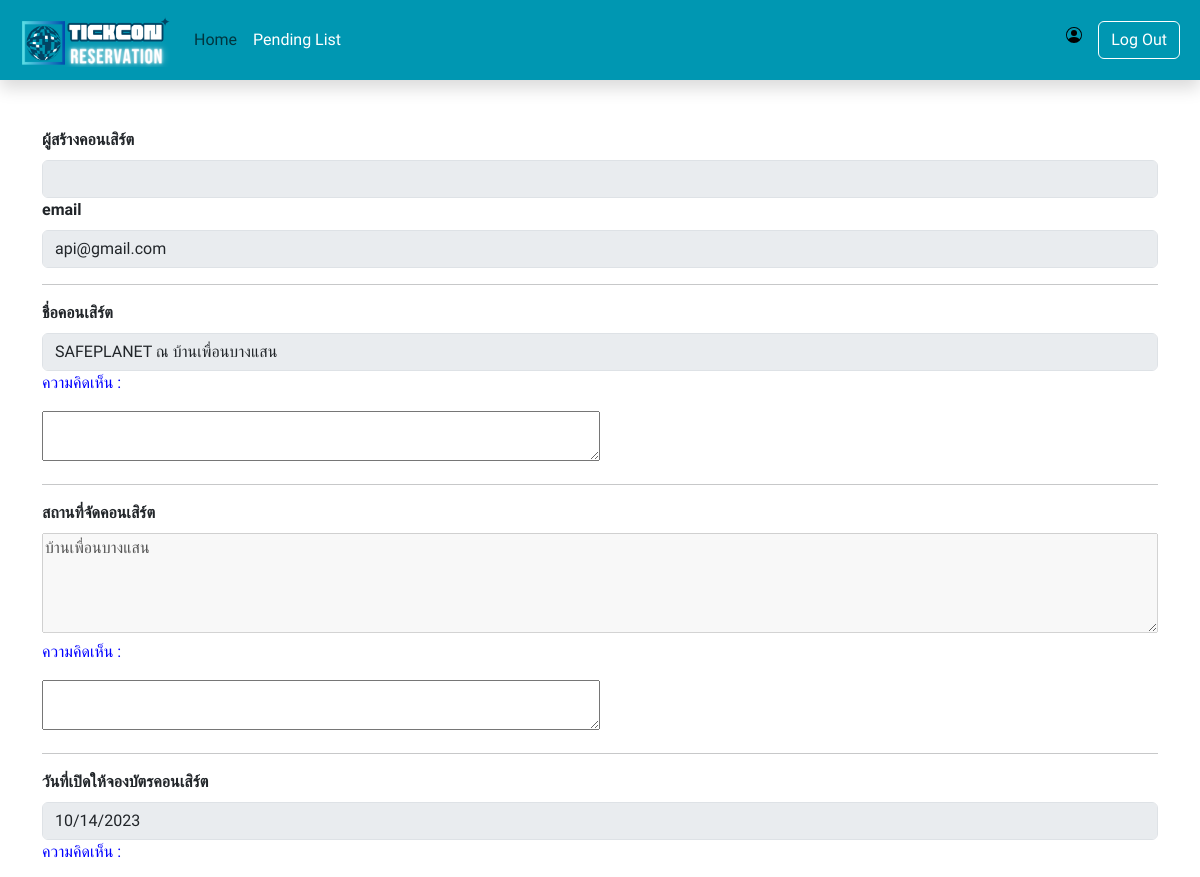
Page /all_final/each_con_check.php?concert_id=1 (upper part) on the earlier database version.
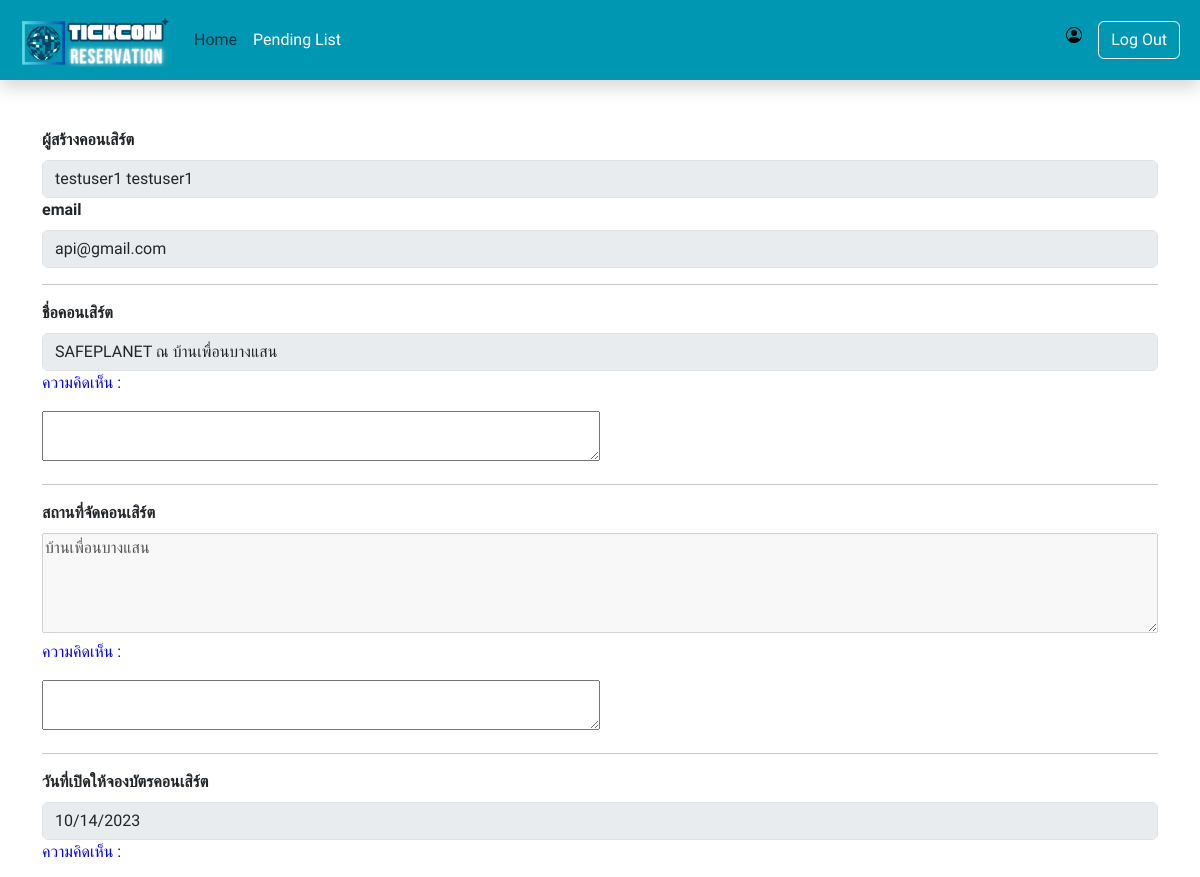
Same page on the later database version.
### tables this page shows
CREATE TABLE "member" (
	"member_id"	INTEGER NOT NULL UNIQUE,
	"email"	TEXT NOT NULL,
	"password"	TEXT NOT NULL,
	"type"	TEXT NOT NULL,
	"firstname"	TEXT,
	"lastname"	TEXT,
	PRIMARY KEY("member_id" AUTOINCREMENT)
);

CREATE TABLE "concert" (
	"concert_id"	INTEGER NOT NULL UNIQUE,
	"concert_name"	TEXT NOT NULL,
	"detail"	TEXT NOT NULL,
	"requirement"	TEXT NOT NULL,
	"status"	TEXT NOT NULL,
	"concert_img_path"	TEXT NOT NULL,
	"open_booking_date"	DATE NOT NULL,
	"show_date"	DATE NOT NULL,
	"show_time"	TEXT NOT NULL,
	"copy_id_card_img"	TEXT NOT NULL,
	"con_permission_img"	TEXT NOT NULL,
	"stage_img"	TEXT,
	"bank_name"	TEXT NOT NULL,
	"bank_code"	TEXT NOT NULL,
	"address"	TEXT NOT NULL,
	"member_id"	INTEGER NOT NULL,
	"concert_name_comment"	TEXT,
	"detail_comment"	TEXT,
	"requirement_comment"	TEXT,
	"concert_img_comment"	TEXT,
	"open_booking_date_comment"	TEXT,
	"show_date_comment"	TEXT,
	"show_time_comment"	TEXT,
	"copy_id_card_comment"	TEXT,
	"con_permission_comment"	TEXT,
	"stage_img_comment"	TEXT,
	"bank_name_comment"	TEXT,
	"bank_code_comment"	TEXT,
	"address_comment"	TEXT,
	"ticket_comment"	TEXT,
	"lo_link"	TEXT,
	PRIMARY KEY("concert_id" AUTOINCREMENT)
);

### all_final/each_con_check.php (the view, shortened to what this page needs)
<!DOCTYPE html>
<html lang="en">
<head>
    <link href="https://cdn.jsdelivr.net/npm/bootstrap@5.3.2/dist/css/bootstrap.min.css" rel="stylesheet"
>
</head>
<body>
    <nav class="navbar navbar-expand-md sticky-top shadow p-2 mb-5 " style="background-color : #0097B2">
        <div class="container-fluid">
            <a class="navbar-brand" href="index_admin.php">
                <img src="upload/logo/TICKCON.png" alt="Logo" width="150px" class="d-inline-block align-text-top">
            </a>
            <div class="collapse navbar-collapse" id="navbarSupportedContent">
                <ul class="navbar-nav me-auto mb-2 mb-lg-0 p-1 ms-0 ps-0">
                    <li class="nav-item">
                        <a class="nav-link" href="index_admin.php">Home</a>
                    </li>
                    <li class="nav-item">
                        <a class="nav-link " href="con_waiting_list.php" style="color:white;">Pending List</a>
                    </li>
                </ul>
                <div class="mb-lg-0 me-3 mt-1">
                    <p style="color:black">
                    </p>
                </div>
                <form class="d-flex mb-2 mb-lg-0" action="index_notlogin.php">
                    <button class="btn btn-outline-danger" type="submit">Log Out</button>
                </form>
            </div>
        </div>
    </nav>
    <?php
    $concert_id = $_SESSION['concert_id'];
    require_once 'config/db.php';
    $sql = <<<EOF
    SELECT * from concert
    WHERE concert_id = $concert_id;
    EOF;
    $ret = $db->query($sql);
    $row = $ret->fetchArray(SQLITE3_ASSOC);
    $member_id = $row['member_id'];
    $sql2 = <<<EOF
    SELECT * from member
    WHERE member_id = $member_id;
    EOF;
    $ret2 = $db->query($sql2);
    $row2 = $ret2->fetchArray(SQLITE3_ASSOC);
    echo '<div class="container">
        <form method="get" >
            <div class="mb-3">
                <label for="cname" class="form-label"><b>ผู้สร้างคอนเสิร์ต</b></label>
                <input type="text" class="form-control" name="cname" value = "' . $row2['firstname'] . ' ' . $row2['lastname'] . '" disabled>
                <label for="cname" class="form-label"><b>email</b></label>
                <input type="text" class="form-control" name="cname" value = "' . $row2['email'] . '" disabled><hr>
            </div>
            <div class="mb-3">
                <label for="cname" class="form-label"><b>ชื่อคอนเสิร์ต</b></label>
                <input type="text" class="form-control" name="cname" value = "' . $row['concert_name'] . '" disabled>
                <p class="comment">ความคิดเห็น :</p></p>' . '<textarea name="concert_name_comment" style="width: 50%; height: 50px;"></textarea><hr>
            </div>
            <div class="mb-3">
                <label for="address" class="form-label"><b>สถานที่จัดคอนเสิร์ต</b></label><br>
                <textarea name="address" style="width: 100%; height: 100px;" disabled>' . $row['address'] . '</textarea>
                <p class="comment">ความคิดเห็น :</p></p>' . '<textarea name="address_comment" style="width: 50%; height: 50px;"></textarea><hr>
            </div>
            <div class="mb-3">
                <label for="bdate" class="form-label"><b>วันที่เปิดให้จองบัตรคอนเสิร์ต</b></label>
                <input type="date" class="form-control" name="bdate" value = "' . $row['open_booking_date'] . '" disabled>
                <p class="comment">ความคิดเห็น :</p></p>' . '<textarea name="open_booking_date_comment" style="width: 50%; height: 50px;"></textarea><hr>
            </div>
                <input type="date" class="form-control" name="cdate" value = "' . $row['show_date'] . '" disabled>
                <p class="comment">ความคิดเห็น :</p></p>' . '<textarea name="show_date_comment" style="width: 50%; height: 50px;"></textarea><hr>
                <input type="time" class="form-control" name="ctime" value = "' . $row['show_time'] . '" disabled>
                <p class="comment">ความคิดเห็น :</p></p>' . '<textarea name="show_time_comment" style="width: 50%; height: 50px;"></textarea><hr>
                <textarea name="detail" style="width: 100%; height: 100px;" disabled>' . $row['detail'] . '</textarea>
                <p class="comment">ความคิดเห็น :</p></p>' . '<textarea name="detail_comment" style="width: 50%; height: 50px;"></textarea><hr>
                <input type="require" class="form-control" name="require" value = "' . $row['requirement'] . '" disabled>
                <p class="comment">ความคิดเห็น :</p></p>' . '<textarea name="requirement_comment" style="width: 50%; height: 50px;"></textarea><hr>
            <div class="mb-3" id="tic_type_add"><b>บัตรคอนเสิร์ต</b><br>';
    echo '<p class="comment">ความคิดเห็น :</p></p>' . '<textarea name="ticket_comment" style="width: 50%; height: 50px;"></textarea><hr></div>
            <div class="mb-3">
                <label for="poster_img" class="form-label"><b>โปสเตอร์คอนเสิร์ต</b></label><br>
                <img src="' . $row['concert_img_path'] . '" style="max-width : 40vw"><br><a href="' . $row['stage_img'] . '" >download</a><br><br>
                <p class="comment">ความคิดเห็น :</p></p>' . '<textarea name="concert_img_comment" style="width: 50%; height: 50px;"></textarea><hr>
            </div>
            <div class="mb-3">
                <label for="id_card_img" class="form-label"><b>สำเนาบัตรประชาชนผู้จัดคอนเสิร์ต</b></label><br>
                <img src="' . $row['copy_id_card_img'] . '" style="max-width : 40vw"><br><a href="' . $row['stage_img'] . '" >download</a><br><br>
                <p class="comment">ความคิดเห็น :</p></p>' . '<textarea name="copy_id_card_comment" style="width: 50%; height: 50px;"></textarea><hr>
            </div>
            <div class="mb-3">
                <label for="license_img" class="form-label"><b>ใบอนุญาตจัดคอนเสิร์ต</b></label><br>
                <img src="' . $row['con_permission_img'] . '" style="max-width : 40vw"><br><a href="' . $row['stage_img'] . '" >download</a><br><br>
                <p class="comment">ความคิดเห็น :</p></p>' . '<textarea name="con_permission_comment" style="width: 50%; height: 50px;"></textarea><hr>
            </div>
            <div class="mb-3">
            <label for="con_img" class="form-label"><b>แผนผังคอนเสิร์ต</b></label><br>';
            echo '<textarea name="stage_img_comment" style="width: 50%; height: 50px;"></textarea><hr>
            </div>
             <div class="mb-3">
                <label for="bank_acc_name" class="form-label"><b>ชื่อธนาคารรับเงิน</b></label>
                <input type="text" class="form-control" name="bank_acc_name"  value = "' . $row['bank_name'] . '" disabled>
                <p class="comment">ความคิดเห็น :</p></p>' . '<textarea name="bank_name_comment" style="width: 50%; height: 50px;"></textarea><hr>
                <label for="bank_acc_number" class="form-label"><b>เลขที่บัญชีธนาคารรับเงิน</b></label>
                <input type="text" class="form-control" name="bank_acc_number"  value = "' . $row['bank_code'] . '" disabled>
                <p class="comment">ความคิดเห็น :</p></p>' . '<textarea name="bank_code_comment" style="width: 50%; height: 50px;"></textarea><hr>
            </div>';
    ?>
</body>
</html>

### all_final/each_con_check.php (style rules this page uses)
.container { margin: auto; margin-bottom: 20px; }
.comment { color: blue; }
* { font-family: 'Dosis', sans-serif; }
.navbar-brand { font-family: 'Mohave', sans-serif; }
.container-fluid { color: white; }
.btn-outline-danger { color: white; border-color: white; }

Differences in the rows shown:
changed member "api@gmail.com": cname (not shown) → "testuser1 testuser1"
